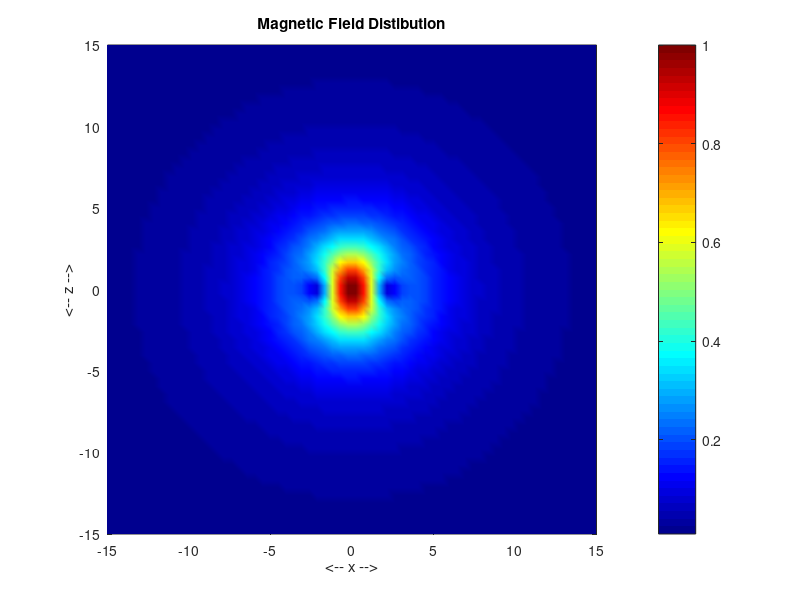
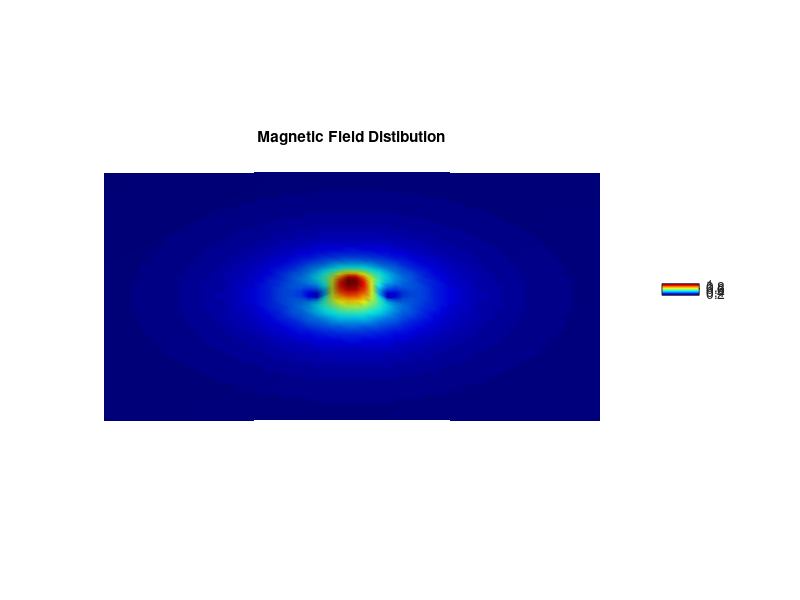

These figures' MATLAB source, in order: (Note: this script raises an error after producing the figures.)
% Magnetic Flux distribution using Finite Element Method...
% Between Two thin Parallel Conductors lying on XY plane @ origin (Z=0)..
% Field distribution is calculated on XZ plane @ origin (Y=0)..
% We will use Biot-Savart Law for this...
% Refer - http://en.wikipedia.org/wiki/Biot-Savart_law...

addpath('./librobotics');
%clear all
clc

ln = 100;                % Length of conductors...
d = 2.58;                  % Distance between the conductors m & n..
m = 1;                  % Direction of current through the conductor, m (RIGHT)... 1(INTO), -1(OUT)
n = -1;                 % Direction of current through the conductor, n (LEFT)...
N = 20;                 % Number sections/elements in the conductors...
dl = ln/N;              % Length of each element..

% XYZ Coordinates/Location of each element from the origin(0,0,0), i.e 'd/2' is taken as origin.. 
xCm =  (d/2)*ones(1,N);    % Conductor m located @ +d/2...
xCn = (-d/2)*ones(1,N);    % Condcutor n located @ -d/2...

yC = (-ln/2+dl/2) : dl : (ln/2-dl/2);   % Y Coordinate of each element from origin, half on +Y & other half on -Y...
                                        % and also same for both conductors..

% zC remains 0 throughout the length, as conductors are lying on XY plane...
zC = zeros(1,N);

% Length(Projection) & Direction of each current element in Vector form..
Lx = zeros(1,N);        % Length of each element is zero on X axis..
Ly = dl*ones(1,N);      % Length of each element = dl on Y axis..
Lz = zeros(1,N);        % Length of each element is zero on Z axis..

% Points/Locations in space (here XZ plane) where B is to be computed..
NP = 64;               % Detector points..
xPmax = 15;            % Dimensions of detector space.., arbitrary..
zPmax = 15;

xP = linspace(-xPmax,xPmax,NP);        % Divide space with NP points..
zP = linspace(-zPmax,zPmax,NP);
[xxP zzP] = meshgrid(xP,zP);            % Creating the Mesh..

% Initialize B..
Bx = zeros(NP,NP);
By = zeros(NP,NP);
Bz = zeros(NP,NP);

% Computation of Magnetic Field (B) using Superposition principle..
% Compute B at each detector points due to each small cond elements & integrate them..
for q = 1:N
    rxm = xxP - xCm(q);         % Displacement Vector along X direction, from cond m..
    rxn = xxP - xCn(q);         % Displacement Vector along X direction, from cond n..
    ry = yC(q);                 % Same for m & n, no detector points on Y direction..
    rz = zzP - zC(q);           % Same for m & n..
    
    rm = sqrt(rxm.^2+ry.^2+rz.^2);      % Displacement Magnitude for an element on cond m..
    rn = sqrt(rxn.^2+ry.^2+rz.^2);      % Displacement Magnitude for an element on cond n..
    
    r3m = rm.^3;
    r3n = rn.^3;
    
    %        dl X r
    % B = K  ------
    %         r^3
    %                  |  i    j    k   |         |  i    j    k  |
    %   dl X r  =      | Lx    Ly   Lz  |     =   |  0   Ly    0  |  =   i(Ly.rz-0) - j(0-0) + k(0 - Ly.rx)
    %                  | rx    ry   rz  |         | rx   ry    rz |
    
    % Hence, Bx = Ly.rz/r^3, By = 0, Bz = -Ly.rx/r^3
    Bx = Bx + m*Ly(q).*rz./r3m + n*Ly(q).*rz./r3n;      % m & n, direction of current element..
    % By = 0;
    Bz = Bz - m*Ly(q).*rxm./r3m - n*Ly(q).*rxn./r3n;
end
B = sqrt(Bx.^2 + By.^2 + Bz.^2);        % Magnitude of B..
B = B/max(max(B));                      % Normalizing...

% Plotting...

figure(1);
pcolor(xxP,zzP,B);
colormap(jet);
shading interp;
axis equal;
axis([-xPmax xPmax -zPmax zPmax]);
xlabel('<-- x -->');ylabel('<-- z -->');
title('Magnetic Field Distibution');
colorbar;
% 
figure(2);
surf(xxP,zzP,B,'FaceColor','interp',...
    'EdgeColor','none',...
    'FaceLighting','phong');
daspect([1 1 1]);
axis tight;
view(0,30);
camlight right;
colormap(jet);
grid off;
axis off;
colorbar;
title('Magnetic Field Distibution');

figure(3);
%quiver(xxP,zzP,Bx,Bz);
% drawarrow([xxP,zzP],[xxP+Bx,zzP+Bz],1.0,0.1,'g');
for( i=1:63*63)
    drawarrow([xxP(i),zzP(i)],[xxP(i)+Bx(i),zzP(i)+Bz(i)],1.0,0.1,'b');
    hold on;
end


